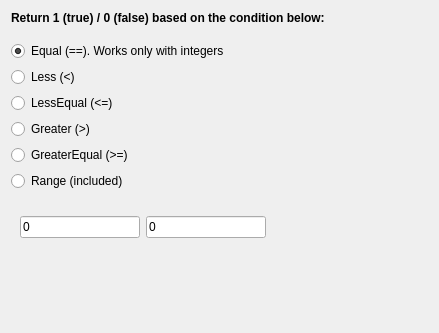
<?xml version="1.0" encoding="UTF-8"?>
<ui version="4.0">
 <class>BinaryFilter</class>
 <widget class="QWidget" name="BinaryFilter">
  <property name="geometry">
   <rect>
    <x>0</x>
    <y>0</y>
    <width>439</width>
    <height>333</height>
   </rect>
  </property>
  <property name="windowTitle">
   <string>Form</string>
  </property>
  <layout class="QVBoxLayout" name="verticalLayout_2">
   <item>
    <widget class="QLabel" name="label">
     <property name="font">
      <font>
       <weight>75</weight>
       <bold>true</bold>
      </font>
     </property>
     <property name="text">
      <string>Return 1 (true) / 0 (false) based on the condition below:</string>
     </property>
    </widget>
   </item>
   <item>
    <layout class="QVBoxLayout" name="verticalLayout">
     <property name="topMargin">
      <number>10</number>
     </property>
     <property name="bottomMargin">
      <number>10</number>
     </property>
     <item>
      <widget class="QRadioButton" name="radioEqual">
       <property name="focusPolicy">
        <enum>Qt::NoFocus</enum>
       </property>
       <property name="text">
        <string>Equal (==). Works only with integers</string>
       </property>
       <property name="checked">
        <bool>true</bool>
       </property>
      </widget>
     </item>
     <item>
      <widget class="QRadioButton" name="radioLess">
       <property name="focusPolicy">
        <enum>Qt::NoFocus</enum>
       </property>
       <property name="text">
        <string>Less (&lt;)</string>
       </property>
      </widget>
     </item>
     <item>
      <widget class="QRadioButton" name="radioLessEq">
       <property name="focusPolicy">
        <enum>Qt::NoFocus</enum>
       </property>
       <property name="text">
        <string>LessEqual (&lt;=)</string>
       </property>
      </widget>
     </item>
     <item>
      <widget class="QRadioButton" name="radioGreater">
       <property name="focusPolicy">
        <enum>Qt::NoFocus</enum>
       </property>
       <property name="text">
        <string>Greater (&gt;)</string>
       </property>
      </widget>
     </item>
     <item>
      <widget class="QRadioButton" name="radioGreaterEq">
       <property name="focusPolicy">
        <enum>Qt::NoFocus</enum>
       </property>
       <property name="text">
        <string>GreaterEqual (&gt;=)</string>
       </property>
      </widget>
     </item>
     <item>
      <widget class="QRadioButton" name="radioRange">
       <property name="focusPolicy">
        <enum>Qt::NoFocus</enum>
       </property>
       <property name="text">
        <string>Range (included)</string>
       </property>
      </widget>
     </item>
    </layout>
   </item>
   <item>
    <widget class="QWidget" name="" native="true">
     <property name="maximumSize">
      <size>
       <width>16777215</width>
       <height>40</height>
      </size>
     </property>
     <layout class="QHBoxLayout" name="horizontalLayout">
      <item>
       <widget class="LineEdit" name="lineEditA">
        <property name="maximumSize">
         <size>
          <width>120</width>
          <height>16777215</height>
         </size>
        </property>
        <property name="focusPolicy">
         <enum>Qt::StrongFocus</enum>
        </property>
        <property name="text">
         <string>0</string>
        </property>
       </widget>
      </item>
      <item>
       <widget class="LineEdit" name="lineEditB">
        <property name="maximumSize">
         <size>
          <width>120</width>
          <height>16777215</height>
         </size>
        </property>
        <property name="text">
         <string>0</string>
        </property>
       </widget>
      </item>
      <item>
       <spacer name="horizontalSpacer">
        <property name="orientation">
         <enum>Qt::Horizontal</enum>
        </property>
        <property name="sizeHint" stdset="0">
         <size>
          <width>40</width>
          <height>20</height>
         </size>
        </property>
       </spacer>
      </item>
     </layout>
    </widget>
   </item>
   <item>
    <spacer name="verticalSpacer">
     <property name="orientation">
      <enum>Qt::Vertical</enum>
     </property>
     <property name="sizeHint" stdset="0">
      <size>
       <width>20</width>
       <height>40</height>
      </size>
     </property>
    </spacer>
   </item>
  </layout>
 </widget>
 <customwidgets>
  <customwidget>
   <class>LineEdit</class>
   <extends>QLineEdit</extends>
   <header>PlotJuggler/line_edit.h</header>
  </customwidget>
 </customwidgets>
 <resources/>
 <connections/>
</ui>
